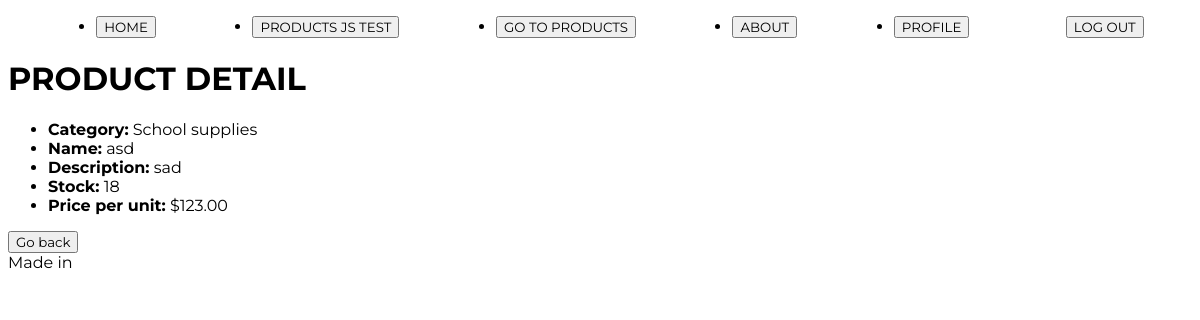
Page /product/product/detail/6 (signed in) on the earlier database version.
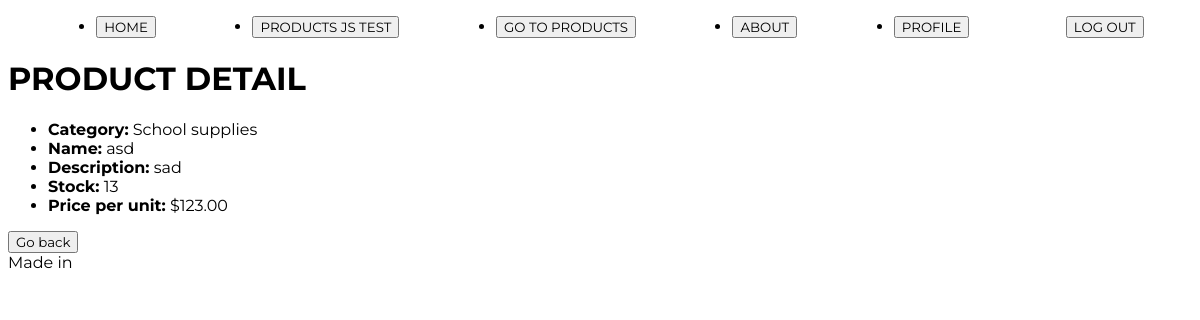
Same page on the later database version.
### product/models.py (models this page shows, shortened)
class Product(models.Model):
    category=models.ForeignKey(Category, on_delete=models.CASCADE, null=True, blank=True, verbose_name='category')
    name = models.CharField(max_length=150, db_index=True) #facilita la búsqueda en la BD
    description = models.TextField(blank=True, null=True, verbose_name='Description') #blank: el campo puede dejarse vacío cuando es True
    price = models.DecimalField(max_digits=10, decimal_places=2)
    stock = models.PositiveIntegerField()
    class Meta: #Se utiliza para definir opciones de configuración adicionales de un modelo
        unique_together = ('category', 'name') #la combinación de los campos debe ser única en la BD
        verbose_name = 'Product' #Define el nombre singular legible del modelo (también usado en el panel de ADMIN)
        verbose_name_plural = 'Products' #Define el nombre plurar legible del modelo (también usado en el panel de ADMIN)

class Category(models.Model):
    name = models.CharField(max_length=255, unique=True)
    description = models.TextField(blank=True, null=True, verbose_name='Description')
    def __str__(self):
        return self.name
    class Meta:
        verbose_name = 'Product categories'

### product/views_models/product.py (the view)
# urls.py: path('product/detail/<int:pk>', product.ProductDetailView.as_view(), name='product_detail'),
class ProductDetailView(DetailView):
    model = models.Product
    template_name = 'product/Product_crud/product_detail.html'

### product/templates/product/Product_crud/product_detail.html
{% extends 'core/base.html' %}
{% block content %}
    <h1>PRODUCT DETAIL</h1>
    <ul>
        <li><strong>Category:</strong> {{ object.category }}</li>
        <li><strong>Name:</strong> {{ object.name }}</li>
        <li><strong>Description:</strong>
        {% if object.description %}
            {{ object.description }}
        {% else %}
            -
        {% endif %}
        </li>
        <li><strong>Stock:</strong> {{ object.stock }}</li>
        <li><strong>Price per unit:</strong> ${{ object.price }}</li>
    </ul>
    <a href="{% url 'product:product_list' %}"><button>Go back</button></a>
{% endblock content %}

Differences in the rows shown:
changed Product "asd": stock "18" → "13"
